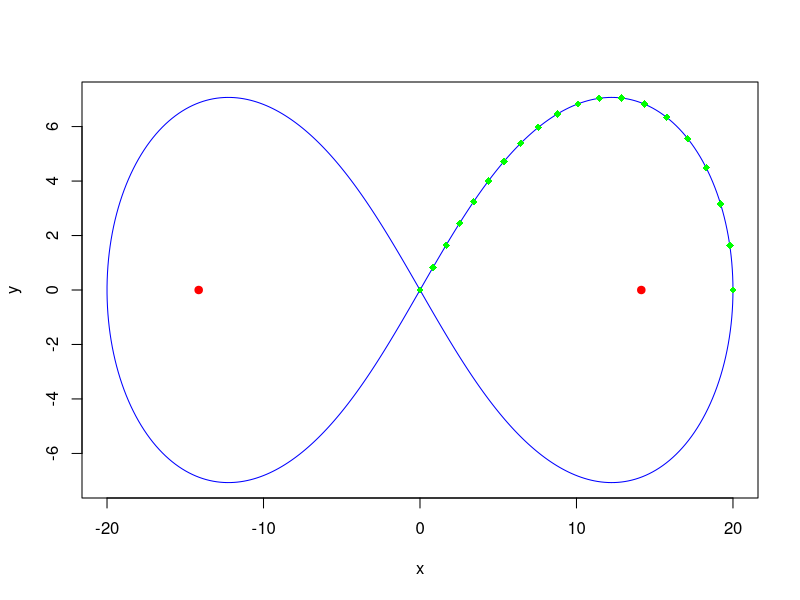

Generate this figure with R:
#Autores: 
        #Lucas Gómez Torres
        #Israel Peñalver Sánchez
        #Daniel Carmona Pedrajas
#PRÁCTICA 1: Calcular el área de la lemniscata mediante triangulación

#FUNCIONES

#Función que dibuja una lemniscata en función del ancho de su hoja
dibujarLemniscata <- function(ancho){
  t <- seq(0, 2*pi, length=500) #Parámetro t de la curva
  
  #Calculamos las coordenadas de los puntos de la lemniscata para dibujarlos después
  x <- ancho*(cos(t))/(1+sin(t)^2)  #Coordenadas x de la curva
  y <- x*sin(t) #Coordenadas y de la curva
  
  #Calculamos los focos para pintarlos después
  foco1 = ancho*c(-1/sqrt(2), 0) #Foco izquierdo
  foco2 = ancho*c(1/sqrt(2), 0) #Foco derecho
  
  #Dibujamos la lemniscata
  plot(x, y, type='l', col='blue')
  #Dibujamos sus focos
  points(foco1[1], foco1[2], type='b', pch=19, col='red')
  points(foco2[1], foco2[2], type='b', pch=19, col='red')
}#end dibujarLemniscata

#Función que calcula n puntos discretizados de la lemniscata en el primer cuadrante (t in (0, pi/2))
calcularPuntosLemniscata<-function(n, ancho){
    t <- seq(0, pi/2, length=n) #Parámetro t de la curva. Ahora sólo del primer cuadrante
    #Calculamos las coordenadas de los puntos de la lemniscata para dibujarlos después
    x <- ancho*(cos(t))/(1+sin(t)^2)  #Coordenadas x de la curva
    y <- x*sin(t) #Coordenadas y de la curva
    
    #Guardamos las coordenadas de los puntos en un array
    puntos = array(c(x, y), dim=c(length(x),2))
    
    #Los pintamos
    for(i in 1:length(x)){
      points(puntos[i,1], puntos[i,2], type='o', pch=18, col='green')
    }
}#end calcularPuntosLemniscata

#Función main que contiene todo el proceso de resolución
main <- function(){
  ancho <- 20
  numPuntos <- 20
  dibujarLemniscata(ancho)
  calcularPuntosLemniscata(numPuntos, ancho)
}#end main

#Lanzamos el programa
main()
